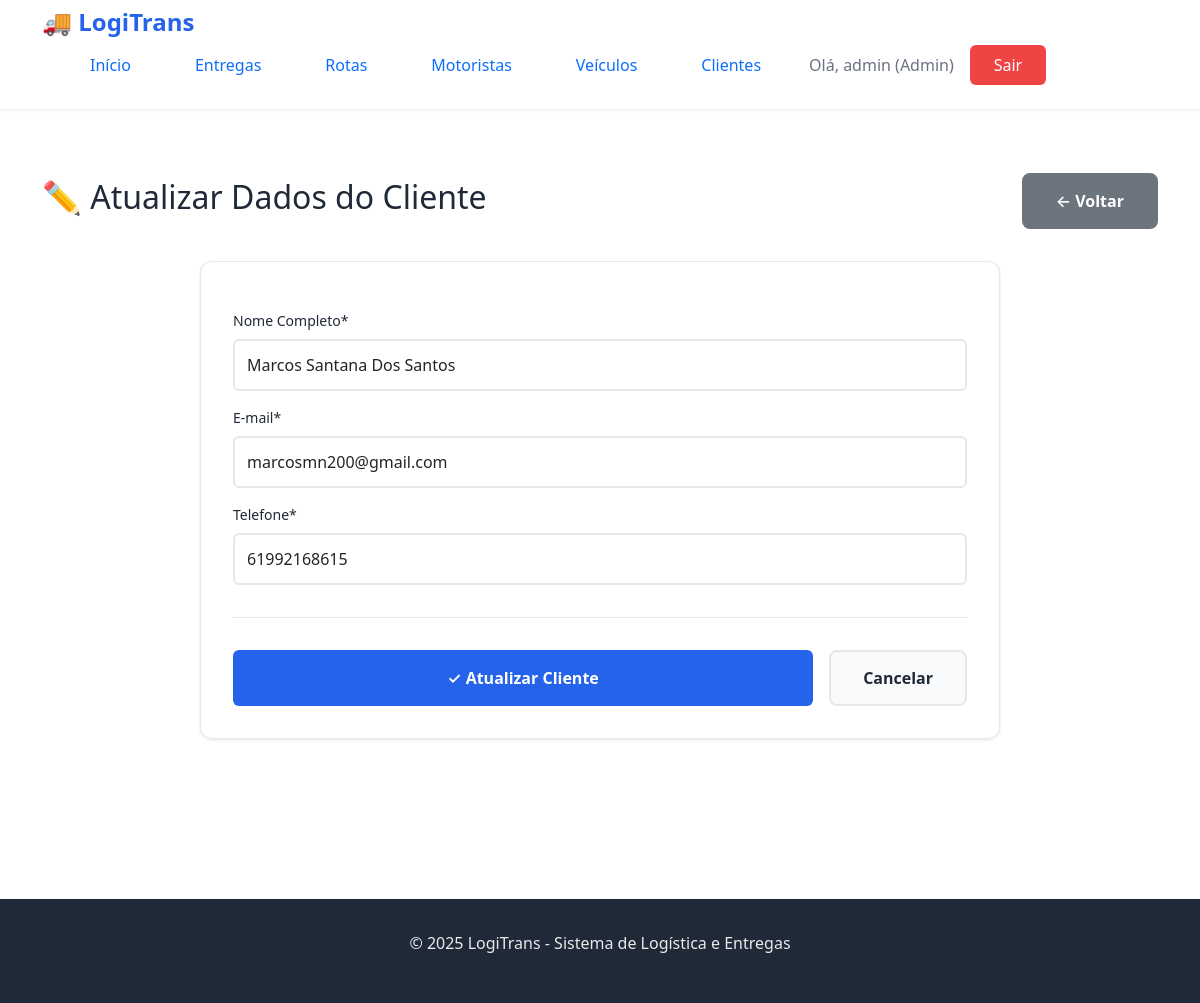
The app's page /clientes/1/editar/ (signed in), older data.
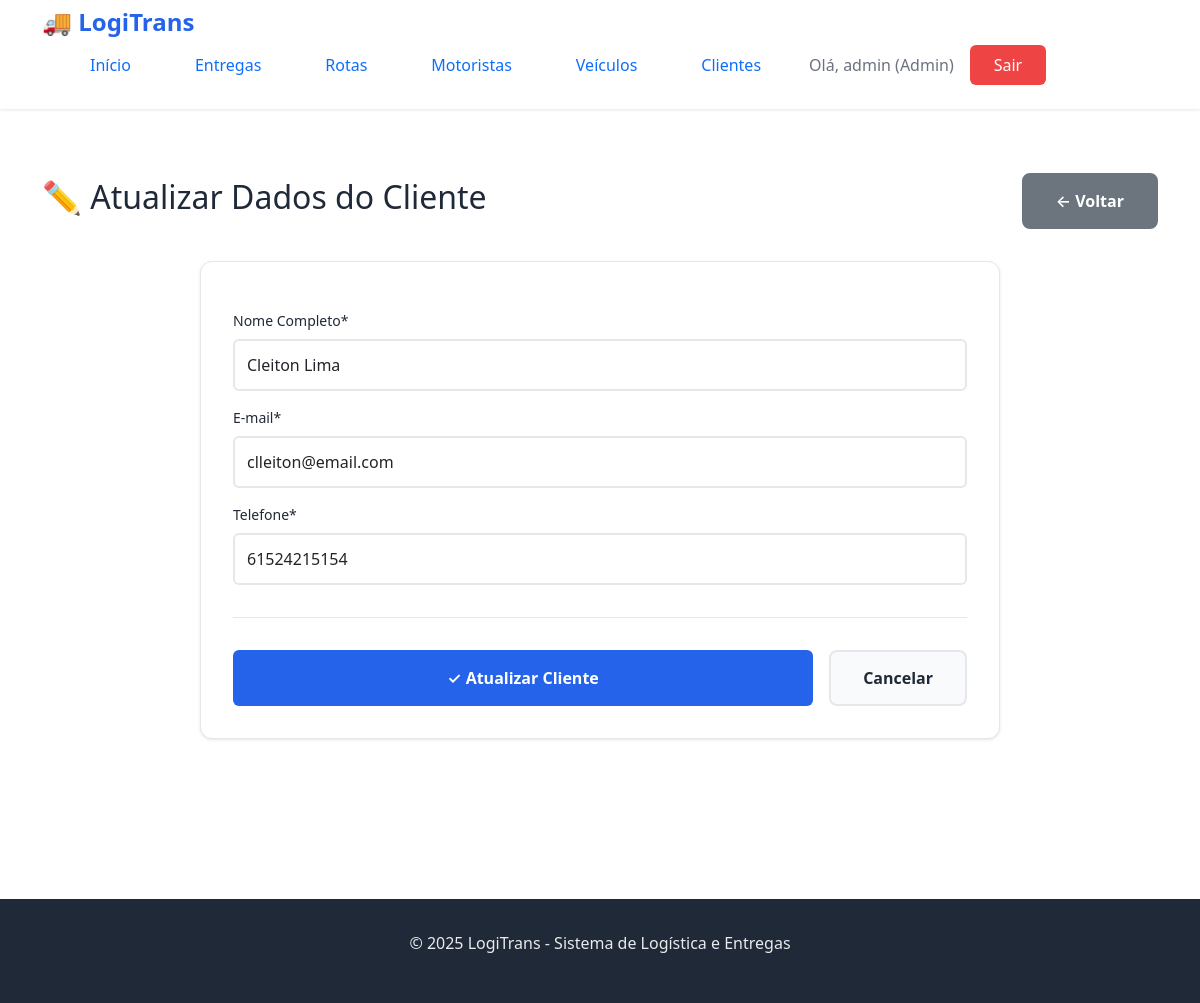
The same page, newer data.
### logistica/models.py (models this page shows, shortened)
class Cliente(models.Model):
    nome = models.CharField(max_length=100)
    email = models.EmailField(unique=True)
    telefone = models.CharField(max_length=100)
    class Meta:
        verbose_name = 'Cliente'
        verbose_name_plural = 'Clientes'
        ordering = ['nome']

### logistica/views.py (the view)
# urls.py: path('clientes/<int:id>/editar/', views.atualizar_cliente, name='atualizar_cliente'),
@login_required
@user_passes_test(lambda u: is_admin(u))
def atualizar_cliente(request, id):
    cliente = get_object_or_404(Cliente, id=id)
    if request.method == 'POST':
        form = ClienteForm(request.POST, instance=cliente)
        if form.is_valid():
            form.save()
            messages.success(request, 'Dados do cliente atualizados com sucesso!')
            return redirect('list_cliente')
        else:
            messages.error(request, 'Erro ao atualizar cliente.')
    else:
        form = ClienteForm(instance=cliente)
    context = {
        'form': form,
        'cliente': cliente,
    }
    return render(request, 'log/atualizar_cliente.html', context)

### logistica/forms.py (shortened to what this page needs)
class ClienteForm(forms.ModelForm):
    class Meta:
        model = Cliente
        fields = "__all__"
        widgets = {
            'nome': forms.TextInput(attrs={
                'class': 'form-control',
                'placeholder': 'Nome completo do cliente'
            }),
            'email': forms.EmailInput(attrs={
                'class': 'form-control',
                'placeholder': 'cliente@email.com'
            }),
            'telefone': forms.TextInput(attrs={
                'class': 'form-control',
                'placeholder': '(00) 00000-0000'
            }),
        }
        labels = {
            'nome': 'Nome Completo',
            'email': 'E-mail',
            'telefone': 'Telefone',
        }

### logistica/permissions.py (called while the page is built)
def is_admin(user):
    return user.is_authenticated and user.is_staff

### logistica/templates/log/atualizar_cliente.html (shortened to what this page needs)
{% extends 'log/base.html' %}
{% load crispy_forms_tags %}
{% block content %}
<section class="page-section">
    <div class="container">
        <div class="page-header">
            <h1>✏️ Atualizar Dados do Cliente</h1>
            <a href="{% url 'list_cliente' %}" class="btn-secondary">← Voltar</a>
        </div>
        <div class="form-card">
            <form method="post" enctype="multipart/form-data" class="form-styled">
                {{ form|crispy }}
                <div class="form-actions">
                    <button type="submit" class="btn-submit">
                        <span>✓</span> Atualizar Cliente
                    </button>
                    <a href="{% url 'list_cliente' %}" class="btn-cancel">Cancelar</a>
                </div>
            </form>
        </div>
    </div>
</section>
{% endblock %}

Row changes from the older to the newer data that the page shows:
changed Cliente: nome "Marcos Santana Dos Santos" → "Cleiton Lima"; email "marcosmn200@gmail.com" → "clleiton@email.com"; telefone "61992168615" → "61524215154"
